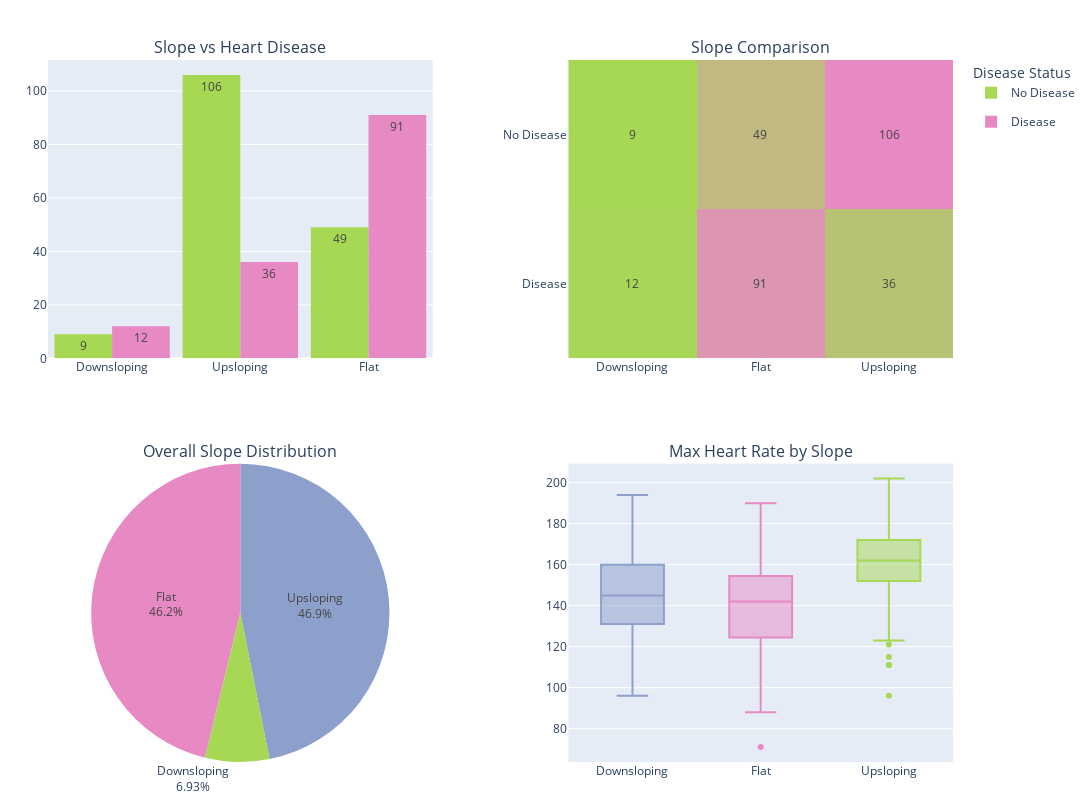

Notebook code cell kept with this figure:
### Markdown cell above
### Slope

### Code cell
# --- Data Preparation ---
colors = px.colors.qualitative.Set2[2::]
disease_colors = ['#a6d854','#e78ac3']
slope_counts = pd.crosstab(df['disease_status'], df['slope_label'])
slope_counts_pie = df['slope_label'].value_counts().reset_index()
disease_labels = df['disease_status'].unique()
disease_color_map = {disease_labels[i]: disease_colors[i] for i in range(len(disease_labels))}

# --- Figure Setup ---
fig = make_subplots(rows=2, cols=2, 
                    subplot_titles=("Slope vs Heart Disease", 
                                    "Slope Comparison",
                                    "Overall Slope Distribution", 
                                    "Max Heart Rate by Slope"),
                    specs=[[{}, {}], [{"type": "pie"}, {}]],
                    horizontal_spacing=0.15, vertical_spacing=0.15)

# 1. Grouped Histogram 
fig1 = px.histogram(df, x="slope_label", color="disease_status", barmode="group",
                    color_discrete_map=disease_color_map, text_auto=True)
for t in fig1.data:
    fig.add_trace(t, row=1, col=1)

# 2. Heatmap
fig2 = px.imshow(slope_counts, text_auto=True)
fig.add_trace(fig2.update_traces(coloraxis=None, 
                                 colorscale=[[0, disease_colors[0]], [1, disease_colors[1]]],
                                 showscale=False).data[0], 
              row=1, col=2)

# 3. Pie Chart
fig3 = px.pie(slope_counts_pie, names='slope_label', values='count')
for t in fig3.data:
    t.update(textinfo='label+percent', marker_colors=colors[:len(slope_counts_pie)], showlegend=False)
    fig.add_trace(t, row=2, col=1)

# 4. Box Plot
fig4 = px.box(df, x="slope_label", y="thalach", color="slope_label", 
              color_discrete_sequence=colors)
for t in fig4.data:
    t.update(showlegend=False)
    fig.add_trace(t, row=2, col=2)

# --- Final Layout ---
fig.update_layout(height=800, width=1200, bargap=0.1,
                  margin=dict(l=40, r=20, t=60, b=20),
                  legend_title_text="Disease Status")
fig.show()

### Figure 1 — Plotly figure (JSON) as saved in the notebook; plotly's stock layout.template omitted (floating-point values rounded to 4 significant figures; data arrays with more than 128 entries replaced by an {"elided": "..."} marker saying what was removed)
{"data": [{"alignmentgroup": "True", "bingroup": "x", "hovertemplate": "disease_status=No Disease<br>slope_label=%{x}<br>count=%{y}<extra></extra>", "legendgroup": "No Disease", "marker": {"color": "#a6d854", "pattern": {"shape": ""}}, "name": "No Disease", "offsetgroup": "No Disease", "orientation": "v", "showlegend": true, "texttemplate": "%{value}", "type": "histogram", "x": {"elided": "164 str values"}, "xaxis": "x", "yaxis": "y"}, {"alignmentgroup": "True", "bingroup": "x", "hovertemplate": "disease_status=Disease<br>slope_label=%{x}<br>count=%{y}<extra></extra>", "legendgroup": "Disease", "marker": {"color": "#e78ac3", "pattern": {"shape": ""}}, "name": "Disease", "offsetgroup": "Disease", "orientation": "v", "showlegend": true, "texttemplate": "%{value}", "type": "histogram", "x": {"elided": "139 str values"}, "xaxis": "x", "yaxis": "y"}, {"colorscale": [[0, "#a6d854"], [1, "#e78ac3"]], "hovertemplate": "slope_label: %{x}<br>disease_status: %{y}<br>color: %{z}<extra></extra>", "name": "0", "showscale": false, "texttemplate": "%{z}", "type": "heatmap", "x": ["Downsloping", "Flat", "Upsloping"], "xaxis": "x2", "y": ["Disease", "No Disease"], "yaxis": "y2", "z": [[12, 91, 36], [9, 49, 106]]}, {"domain": {"x": [0, 0.425], "y": [0, 0.425]}, "hovertemplate": "slope_label=%{label}<br>count=%{value}<extra></extra>", "labels": ["Upsloping", "Flat", "Downsloping"], "legendgroup": "", "marker": {"colors": ["rgb(141,160,203)", "rgb(231,138,195)", "rgb(166,216,84)"]}, "name": "", "showlegend": false, "textinfo": "label+percent", "type": "pie", "values": [142, 140, 21]}, {"alignmentgroup": "True", "hovertemplate": "slope_label=%{x}<br>thalach=%{y}<extra></extra>", "legendgroup": "Downsloping", "marker": {"color": "rgb(141,160,203)"}, "name": "Downsloping", "notched": false, "offsetgroup": "Downsloping", "orientation": "v", "showlegend": false, "type": "box", "x": ["Downsloping", "Downsloping", "Downsloping", "Downsloping", "Downsloping", "Downsloping", "Downsloping", "Downsloping", "Downsloping", "Downsloping", "Downsloping", "Downsloping", "Downsloping", "Downsloping", "Downsloping", "Downsloping", "Downsloping", "Downsloping", "Downsloping", "Downsloping", "Downsloping"], "x0": " ", "xaxis": "x3", "y": [150.0, 187.0, 160.0, 155.0, 168.0, 114.0, 152.0, 152.0, 160.0, 140.0, 145.0, 111.0, 133.0, 125.0, 96.0, 145.0, 194.0, 103.0, 140.0, 169.0, 144.0], "y0": " ", "yaxis": "y3"}, {"alignmentgroup": "True", "hovertemplate": "slope_label=%{x}<br>thalach=%{y}<extra></extra>", "legendgroup": "Flat", "marker": {"color": "rgb(231,138,195)"}, "name": "Flat", "notched": false, "offsetgroup": "Flat", "orientation": "v", "showlegend": false, "type": "box", "x": {"elided": "140 str values"}, "x0": " ", "xaxis": "x3", "y": {"elided": "140 float values"}, "y0": " ", "yaxis": "y3"}, {"alignmentgroup": "True", "hovertemplate": "slope_label=%{x}<br>thalach=%{y}<extra></extra>", "legendgroup": "Upsloping", "marker": {"color": "rgb(166,216,84)"}, "name": "Upsloping", "notched": false, "offsetgroup": "Upsloping", "orientation": "v", "showlegend": false, "type": "box", "x": {"elided": "142 str values"}, "x0": " ", "xaxis": "x3", "y": {"elided": "142 float values"}, "y0": " ", "yaxis": "y3"}], "layout": {"annotations": [{"font": {"size": 16}, "showarrow": false, "text": "Slope vs Heart Disease", "x": 0.2125, "xanchor": "center", "xref": "paper", "y": 1, "yanchor": "bottom", "yref": "paper"}, {"font": {"size": 16}, "showarrow": false, "text": "Slope Comparison", "x": 0.7875, "xanchor": "center", "xref": "paper", "y": 1, "yanchor": "bottom", "yref": "paper"}, {"font": {"size": 16}, "showarrow": false, "text": "Overall Slope Distribution", "x": 0.2125, "xanchor": "center", "xref": "paper", "y": 0.425, "yanchor": "bottom", "yref": "paper"}, {"font": {"size": 16}, "showarrow": false, "text": "Max Heart Rate by Slope", "x": 0.7875, "xanchor": "center", "xref": "paper", "y": 0.425, "yanchor": "bottom", "yref": "paper"}], "bargap": 0.1, "height": 800, "legend": {"title": {"text": "Disease Status"}}, "margin": {"b": 20, "l": 40, "r": 20, "t": 60}, "width": 1200, "xaxis": {"anchor": "y", "domain": [0, 0.425]}, "xaxis2": {"anchor": "y2", "domain": [0.575, 1]}, "xaxis3": {"anchor": "y3", "domain": [0.575, 1]}, "yaxis": {"anchor": "x", "domain": [0.575, 1]}, "yaxis2": {"anchor": "x2", "domain": [0.575, 1]}, "yaxis3": {"anchor": "x3", "domain": [0, 0.425]}}}
